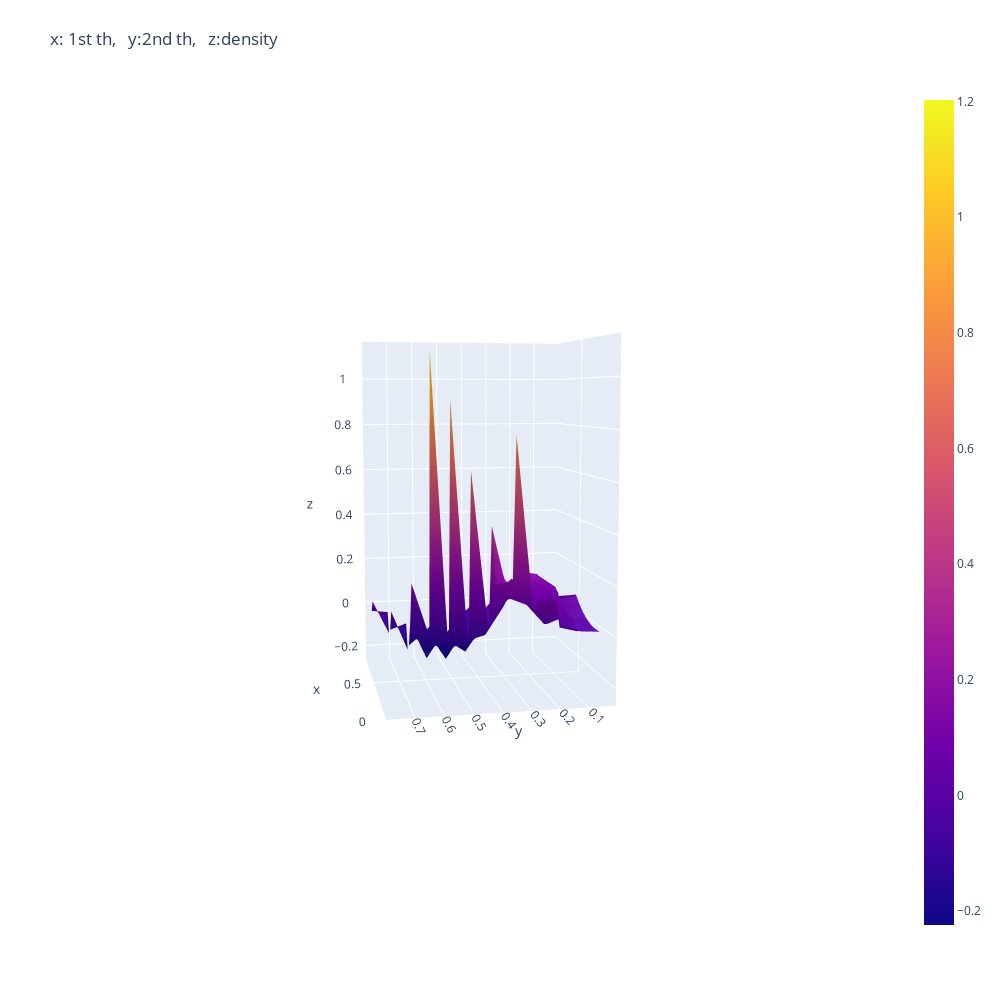

Source (notebook cell):
### Code cell
import scipy 
import plotly.graph_objects as go
import pandas as pd
import numpy as np

# 2D-arrays from DataFrame
x1 = np.linspace(dfd['initial_t'].min(), dfd['initial_t'].max(), len(dfd['initial_t'].unique()))
y1 = np.linspace(dfd['merging_t'].min(), dfd['merging_t'].max(), len(dfd['merging_t'].unique()))

"""
x, y via meshgrid for vectorized evaluation of
2 scalar/vector fields over 2-D grids, given
one-dimensional coordinate arrays x1, x2,..., xn.
"""

x2, y2 = np.meshgrid(x1, y1)

# Interpolate unstructured D-dimensional data.
z2 = scipy.interpolate.griddata((dfd['initial_t'], dfd['merging_t']), dfd['density'], (x2, y2), method='cubic')

# Ready to plot
fig = go.Figure(data=[go.Surface(z=z2, x=x2, y=y2)])

fig.update_layout(title='x: 1st th,   y:2nd th,   z:density', autosize=False,
                  width=1000, height=1000,
                  margin=dict(l=65, r=50, b=65, t=90))
fig.show()

### Figure 1 — Plotly figure (JSON) as saved in the notebook; plotly's stock layout.template omitted (floating-point values rounded to 4 significant figures; data arrays with more than 128 entries replaced by an {"elided": "..."} marker saying what was removed)
{"data": [{"type": "surface", "x": {"elided": "14x17 float values"}, "y": {"elided": "14x17 float values"}, "z": {"elided": "14x17 float values"}}], "layout": {"autosize": false, "height": 1000, "margin": {"b": 65, "l": 65, "r": 50, "t": 90}, "scene": {"aspectmode": "auto", "aspectratio": {"x": 0.8541, "y": 0.8541, "z": 1.371}, "camera": {"center": {"x": 0, "y": 0, "z": 0}, "eye": {"x": -3.94, "y": 0.7827, "z": 0.4611}, "projection": {"type": "perspective"}, "up": {"x": 0, "y": 0, "z": 1}}}, "title": {"text": "x: 1st th,   y:2nd th,   z:density"}, "width": 1000}}
